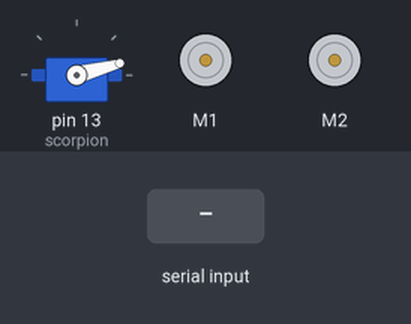
Recording of a sketch running on a simulated Arduino Uno, built with avr-gcc and run on an emulated ATmega328P. On the bench: servo, 2 × DC motor (green arrow = forward, orange = backward, longer = faster). The test bench sets the inputs (shaded band). What the sketch prints to the serial monitor is not drawn.

Above: at 1.2 s.
1.3 s: "1" received over the second serial link
At 2.4 s:
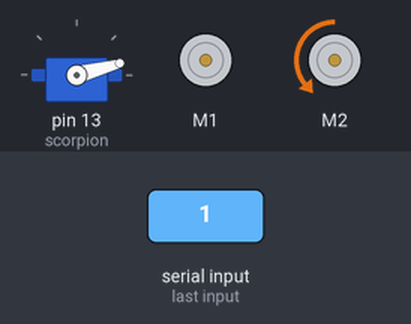
2.8 s: "0" received over the second serial link
At 3.5 s:
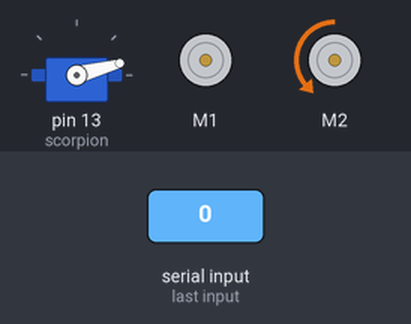
Timing chart, 0 to 5.8 s (numbered marks = the images above; inputs shaded):
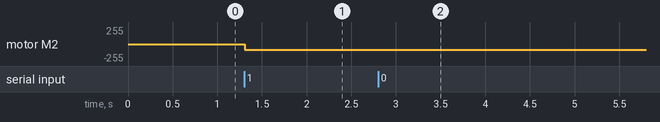

Measured:
- after the input at 1.3 s, motor M2: stopped → backward 84/255 at once
- after the input at 2.8 s, motor M2: backward 84/255 → backward 85/255 at once

The sketch:

rc_test.ino
```cpp
#include <Wire.h>
#include <Adafruit_MotorShield.h>

#include "utility/Adafruit_MS_PWMServoDriver.h"

Adafruit_MotorShield AFMS = Adafruit_MotorShield();

Adafruit_DCMotor *right_motor = AFMS.getMotor(1);
Adafruit_DCMotor *left_motor = AFMS.getMotor(2);

byte commandByte1;
byte commandByte2;
#include <SoftwareSerial.h>
#include <Servo.h>
SoftwareSerial mySerial(10, 11); // RX, TX
Servo scorpion;
int val;
byte rawData[2];

void setup() {
  // put your setup code here, to run once:
  Serial.begin(57600);           // set up Serial library at 9600 bps
  AFMS.begin();  // create with the default frequency 1.6KHz

  while (!Serial) {
    ; // wait for serial port to connect. Needed for native USB port only
  }

  Serial.println("Adafruit Motorshield v2 - DC Motor test!");

  // set the data rate for the SoftwareSerial port
  mySerial.begin(9600);
  mySerial.println("Bluetooth Test");
  // Set the speed to start, from 0 (off) to 255 (max speed)
  /*
  right_motor->setSpeed(150);
  right_motor->run(FORWARD);

  left_motor->setSpeed(150);
  left_motor->run(FORWARD);
  // turn on motor

  */

  scorpion.attach(13);

  scorpion.write(15);
  right_motor->run(RELEASE);
  left_motor->run(RELEASE);
}

void loop() {

      //************************
      // XBee Communication
      //************************

      //Read left stick value
      if (mySerial.available() > 0)
      {
        commandByte1 = mySerial.read();
        //Serial.println("Left:");
        //Serial.println(commandByte1);
      }
      int left_motor_value = (int) commandByte1;
      //Read right stick value
      if (mySerial.available() > 0)
      {
        // Read our command byte
        commandByte2 = mySerial.read();
      }
      int right_motor_value = (int) commandByte2;
      Serial.println("Left:");
      Serial.println(left_motor_value);
      Serial.println("Right:");
      Serial.println(right_motor_value);
      //If both values are zero, release motors
      //&& (right_motor_value < 150 && right_motor_value > 100  right_motor->run(RELEASE);
      if(left_motor_value > 110 && left_motor_value < 150)
      {
        left_motor->run(RELEASE);
      }
      if(right_motor_value > 110 && right_motor_value < 150)
      {
        right_motor->run(RELEASE);
      }

      //******************
      //Left motor control
      //******************

      //If value is less than zero, move backwards
      if((left_motor_value < 110) && (left_motor_value > 0))
      {
        //Since motor speed is a value ranged from 0-255, map the range 1-127 to 1-255 to get variable speed
        int motor_speed = left_motor_value;
        motor_speed = map(motor_speed, 0, 110, 150, 0);
        left_motor->run(BACKWARD);
        left_motor->setSpeed(motor_speed);
      }
      else if(left_motor_value > 140)
      {
        int motor_speed = left_motor_value;
        motor_speed = map(motor_speed, 140, 255, 0, 150);
        left_motor->run(FORWARD);
        left_motor->setSpeed(motor_speed);
      }

//      if(left_motor_value < 20)
//      {
//        //Since motor speed is a value ranged from 0-255, map the range 1-127 to 1-255 to get variable speed
//        int motor_speed = abs(left_motor_value);
//        map(motor_speed, 1, 127, 1, 255);
//        left_motor->run(BACKWARD);
//        left_motor->setSpeed(motor_speed);
//      }
//      if(left_motor_value < 110 && left_motor_value > 60)
//      {
//        int motor_speed = 75;
//        left_motor->run(BACKWARD);
//        left_motor->setSpeed(motor_speed);
//      }
//      if(left_motor_value < 60 && left_motor_value > 20)
//      {
//        int motor_speed = 100;
//        left_motor->run(BACKWARD);
//        left_motor->setSpeed(motor_speed);
//      }
//      if(left_motor_value > 230)
//      {
//        int motor_speed = 150;
//        left_motor->run(FORWARD);
//        left_motor->setSpeed(motor_speed);
//      }
//      if(left_motor_value > 150 && left_motor_value < 200)
//      {
//        int motor_speed = 75;
//        left_motor->run(FORWARD);
//        left_motor->setSpeed(motor_speed);
//      }
//      if(left_motor_value > 200 && left_motor_value < 230)
//      {
//        int motor_speed = 100;
//        left_motor->run(FORWARD);
//        left_motor->setSpeed(motor_speed);
//      }
//

      //******************
      //Right motor control
      //******************
      if((right_motor_value < 110) && (right_motor_value > 0))
      {
        int motor_speed = abs(right_motor_value);
        motor_speed = map(motor_speed, 0, 110, 150, 0);
        right_motor->run(BACKWARD);
        right_motor->setSpeed(motor_speed);
      }
      else if(right_motor_value > 140)
      {
        int motor_speed = abs(right_motor_value);
        motor_speed = map(motor_speed, 140, 255, 0, 150);
        right_motor->run(FORWARD);
        right_motor->setSpeed(motor_speed);
      }

//      if(right_motor_value < 20)
//      {
//        //Since motor speed is a value ranged from 0-255, map the range 1-127 to 1-255 to get variable speed
//        int motor_speed = 150;
//        right_motor->run(BACKWARD);
//        right_motor->setSpeed(motor_speed);
//      }
//      if(right_motor_value < 110 && right_motor_value > 60)
//      {
//        int motor_speed = 75;
//        right_motor->run(BACKWARD);
//        right_motor->setSpeed(motor_speed);
//      }
//      if(right_motor_value < 60 && right_motor_value > 20)
//      {
//        int motor_speed = 100;
//        right_motor->run(BACKWARD);
//        right_motor->setSpeed(motor_speed);
//      }
//      if(right_motor_value > 230)
//      {
//        int motor_speed = 150;
//        right_motor->run(FORWARD);
//        right_motor->setSpeed(motor_speed);
//      }
//      if(right_motor_value > 150 && right_motor_value < 200)
//      {
//        int motor_speed = 75;
//        right_motor->run(FORWARD);
//        right_motor->setSpeed(motor_speed);
//      }
//      if(right_motor_value > 200 && right_motor_value < 230)
//      {
//        int motor_speed = 100;
//        right_motor->run(FORWARD);
//        right_motor->setSpeed(motor_speed);
//      }


}
```
